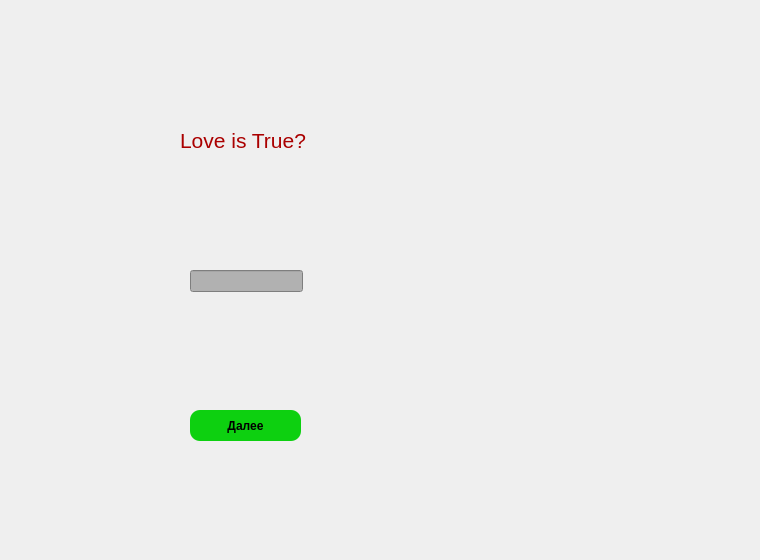
   <widget class="QWidget" name="eight_q_w" native="true">
    <property name="geometry">
     <rect>
      <x>0</x>
      <y>100000</y>
      <width>760</width>
      <height>560</height>
     </rect>
    </property>
    <widget class="QLabel" name="label_12">
     <property name="geometry">
      <rect>
       <x>180</x>
       <y>100</y>
       <width>161</width>
       <height>81</height>
      </rect>
     </property>
     <property name="font">
      <font>
       <pointsize>16</pointsize>
      </font>
     </property>
     <property name="styleSheet">
      <string notr="true">color: rgb(170, 0, 0);</string>
     </property>
     <property name="text">
      <string>Love is True?</string>
     </property>
    </widget>
    <widget class="QLineEdit" name="lineEdit_3">
     <property name="geometry">
      <rect>
       <x>190</x>
       <y>270</y>
       <width>113</width>
       <height>22</height>
      </rect>
     </property>
     <property name="styleSheet">
      <string notr="true">background-color: rgb(177, 177, 177);</string>
     </property>
    </widget>
    <widget class="QPushButton" name="pushButton_7">
     <property name="geometry">
      <rect>
       <x>190</x>
       <y>410</y>
       <width>111</width>
       <height>31</height>
      </rect>
     </property>
     <property name="font">
      <font>
       <weight>75</weight>
       <bold>true</bold>
      </font>
     </property>
     <property name="styleSheet">
      <string notr="true">QPushButton {
	background-color: rgb(13, 208, 16);
	color: black;
	border-radius: 10;
}

QPushButton:pressed {
	background-color: rgb(12, 184, 12);
}</string>
     </property>
     <property name="text">
      <string>Далее</string>
     </property>
    </widget>
   </widget>
